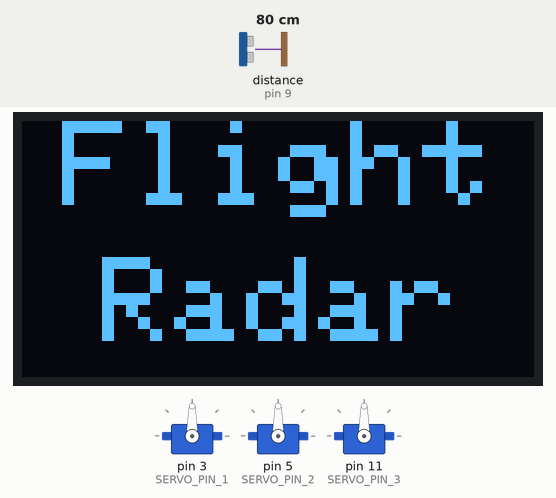
Recording of a sketch running on a simulated Arduino Uno, built with avr-gcc and run on an emulated ATmega328P. On the bench: 3 × servo, 128×64 one-colour display. Wiring (inferred from the names in the program): ultrasonic range finder: trigger pin 8; echo pin 9. The test bench sets the inputs (shaded band); at power-on: distance to the obstacle (sensor on pin 9) 80 cm. The echo pulse lasts 58.3 µs per cm.

Above: at 3.2 s.
At 6.35 s:
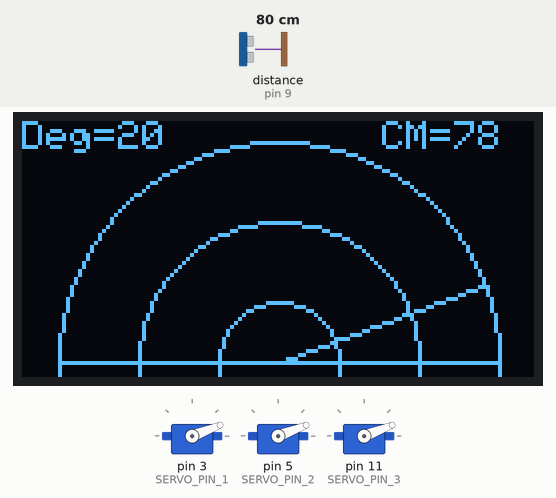
6.4 s: distance to the obstacle (sensor on pin 9) set to 54 cm
At 7.43 s:
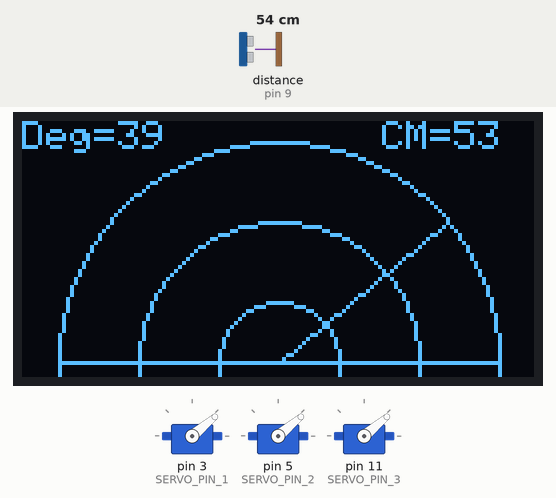
8.0 s: distance to the obstacle (sensor on pin 9) set to 47 cm
At 8.17 s:
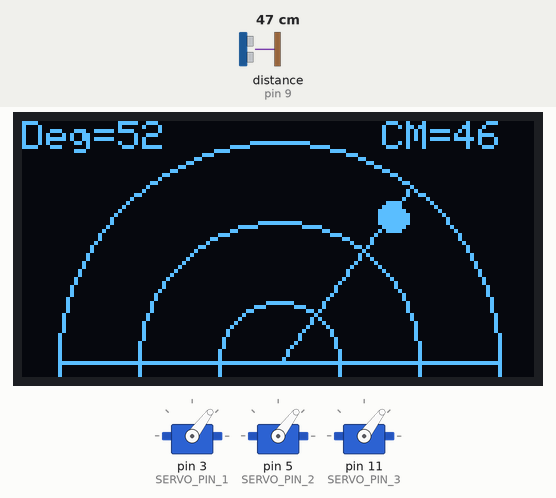
9.7 s: distance to the obstacle (sensor on pin 9) set to 2 cm
At 9.87 s:
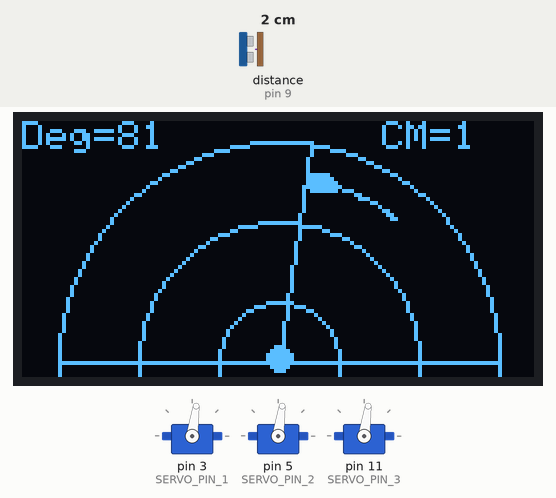
Timing chart, 0 to 22.0 s (numbered marks = the images above; inputs shaded):
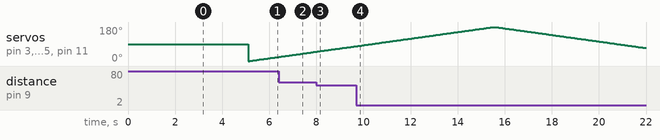

The sketch:

Flight_Radar.ino
```cpp
#include <Servo.h>
#include <Wire.h>
#include <Adafruit_GFX.h>
#include <Adafruit_SSD1306.h>

#define SCREEN_WIDTH 128
#define SCREEN_HEIGHT 64
#define OLED_RESET -1
Adafruit_SSD1306 display(SCREEN_WIDTH, SCREEN_HEIGHT, &Wire, OLED_RESET);

Servo radarServo1;
Servo radarServo2;
Servo radarServo3;

#define TRIG_PIN 8
#define ECHO_PIN 9
#define SERVO_PIN_1 3
#define SERVO_PIN_2 5
#define SERVO_PIN_3 11

#define MAX_POINTS 75

struct RadarPoint {
  int x;
  int y;
  bool active;
};

RadarPoint points[MAX_POINTS];

int distance;
long duration;

const unsigned char respire_logo_bitmapRespire_PCB__logo [] PROGMEM = {
	0x00, 0x00, 0x00, 0x00, 0x00, 0x00, 0x00, 0x00, 0x00, 0x00, 0x18, 0x00, 0x00, 0x00, 0x00, 0x00,
	0x00, 0x00, 0x00, 0x00, 0x00, 0x00, 0x00, 0x00, 0x00, 0x00, 0x18, 0x00, 0x00, 0x00, 0x00, 0x00,
	0x00, 0x00, 0x00, 0x00, 0x00, 0x00, 0x00, 0x00, 0x00, 0x00, 0x18, 0x00, 0x00, 0x00, 0x00, 0x00,
	0x00, 0x00, 0x00, 0x00, 0x00, 0x00, 0x00, 0x00, 0x00, 0x00, 0x00, 0x00, 0x00, 0x00, 0x00, 0x00,
	0x00, 0x00, 0x00, 0x00, 0x00, 0x03, 0x80, 0x00, 0x00, 0x00, 0x00, 0x00, 0x00, 0x00, 0x00, 0x00,
	0xc1, 0xf8, 0x07, 0xf8, 0x00, 0x3f, 0xf0, 0x20, 0x00, 0x00, 0x18, 0x60, 0xfc, 0x0f, 0xf8, 0x00,
	0xc7, 0xc0, 0x1f, 0x3e, 0x00, 0x78, 0x7c, 0x20, 0x8f, 0xe0, 0x18, 0x63, 0xe0, 0x3e, 0x3c, 0x00,
	0xde, 0x00, 0x38, 0x07, 0x00, 0xe0, 0x0e, 0x23, 0x9f, 0xf0, 0x18, 0x67, 0x00, 0x70, 0x07, 0x00,
	0xf8, 0x00, 0x60, 0x01, 0x81, 0xc0, 0x06, 0x27, 0x3f, 0xf8, 0x18, 0x7c, 0x00, 0xe0, 0x03, 0x80,
	0xf0, 0x00, 0xc0, 0x00, 0xc1, 0x80, 0x00, 0x26, 0x7f, 0xfc, 0x18, 0x78, 0x01, 0xc0, 0x01, 0xc0,
	0xe0, 0x01, 0xc0, 0x00, 0x61, 0x80, 0x00, 0x3e, 0x7c, 0x3e, 0x18, 0x70, 0x01, 0x80, 0x00, 0xc0,
	0xe0, 0x01, 0x80, 0x00, 0x61, 0x80, 0x00, 0x3c, 0xf8, 0x1e, 0x18, 0x70, 0x03, 0x00, 0x00, 0x60,
	0xc0, 0x01, 0x00, 0x00, 0x31, 0x80, 0x00, 0x3c, 0xf1, 0x8e, 0x18, 0x60, 0x03, 0x00, 0x00, 0x60,
	0xc0, 0x03, 0x00, 0x00, 0x30, 0xc0, 0x00, 0x3c, 0xe1, 0xcf, 0x18, 0x60, 0x06, 0x00, 0x00, 0x20,
	0xc0, 0x03, 0x00, 0x00, 0x10, 0xe0, 0x00, 0x3c, 0xe1, 0xe7, 0x18, 0x60, 0x06, 0x00, 0x00, 0x30,
	0xc0, 0x03, 0x00, 0x00, 0x38, 0x7c, 0x00, 0x39, 0xe0, 0xe7, 0x18, 0x60, 0x06, 0x00, 0x00, 0x30,
	0xc0, 0x03, 0xff, 0xff, 0xf8, 0x1f, 0x80, 0x39, 0xe0, 0xe7, 0x18, 0x60, 0x07, 0xff, 0xff, 0xf0,
	0xc0, 0x03, 0xff, 0xff, 0xf8, 0x03, 0xf0, 0x39, 0xe0, 0xe7, 0x18, 0x60, 0x07, 0xff, 0xff, 0xf0,
	0xc0, 0x03, 0x00, 0x00, 0x00, 0x00, 0x78, 0x3d, 0xe0, 0xe7, 0x18, 0x60, 0x06, 0x00, 0x00, 0x00,
	0xc0, 0x03, 0x00, 0x00, 0x00, 0x00, 0x1c, 0x3c, 0xe0, 0xe7, 0x18, 0x60, 0x06, 0x00, 0x00, 0x00,
	0xc0, 0x03, 0x00, 0x00, 0x00, 0x00, 0x06, 0x3c, 0xe1, 0xe7, 0x18, 0x60, 0x06, 0x00, 0x00, 0x00,
	0xc0, 0x03, 0x00, 0x00, 0x00, 0x00, 0x06, 0x3e, 0x71, 0xe6, 0x18, 0x60, 0x03, 0x00, 0x00, 0x00,
	0xc0, 0x01, 0x80, 0x00, 0x00, 0x00, 0x03, 0x3e, 0x03, 0xce, 0x18, 0x60, 0x03, 0x00, 0x00, 0x00,
	0xc0, 0x01, 0xc0, 0x00, 0x00, 0x00, 0x03, 0x3f, 0x07, 0xce, 0x18, 0x60, 0x01, 0x80, 0x00, 0x00,
	0xc0, 0x00, 0xc0, 0x00, 0xc0, 0x00, 0x06, 0x2f, 0xff, 0x9c, 0x18, 0x60, 0x01, 0xc0, 0x01, 0x80,
	0xc0, 0x00, 0x60, 0x01, 0xc1, 0x80, 0x0e, 0x27, 0xff, 0x9c, 0x18, 0x60, 0x00, 0xe0, 0x03, 0x80,
	0xc0, 0x00, 0x38, 0x03, 0x81, 0xe0, 0x1c, 0x23, 0xff, 0x38, 0x18, 0x60, 0x00, 0x70, 0x07, 0x00,
	0xc0, 0x00, 0x1e, 0x0f, 0x00, 0x7f, 0xf8, 0x21, 0xfe, 0x60, 0x18, 0x60, 0x00, 0x3c, 0x1e, 0x00,
	0xc0, 0x00, 0x0f, 0xfc, 0x00, 0x3f, 0xf0, 0x20, 0x78, 0x40, 0x18, 0x60, 0x00, 0x0f, 0xf8, 0x00,
	0x00, 0x00, 0x00, 0xe0, 0x00, 0x00, 0x00, 0x20, 0x00, 0x00, 0x00, 0x00, 0x00, 0x01, 0xc0, 0x00,
	0x00, 0x00, 0x00, 0x00, 0x00, 0x00, 0x00, 0x20, 0x00, 0x00, 0x00, 0x00, 0x00, 0x00, 0x00, 0x00,
	0x00, 0x00, 0x00, 0x00, 0x00, 0x00, 0x00, 0x20, 0x00, 0x00, 0x00, 0x00, 0x00, 0x00, 0x00, 0x00,
	0x00, 0x00, 0x00, 0x00, 0x00, 0x00, 0x00, 0x20, 0x00, 0x00, 0x00, 0x00, 0x00, 0x00, 0x00, 0x00,
	0x00, 0x00, 0x00, 0x00, 0x00, 0x00, 0x00, 0x20, 0x00, 0x00, 0x00, 0x00, 0x00, 0x00, 0x00, 0x00,
	0x00, 0x00, 0x00, 0x00, 0x00, 0x00, 0x00, 0x20, 0x00, 0x00, 0x00, 0x00, 0x00, 0x00, 0x00, 0x00,
	0x00, 0x00, 0x00, 0x00, 0x00, 0x00, 0x00, 0x20, 0x00, 0x00, 0x00, 0x00, 0x00, 0x00, 0x00, 0x00,
	0x00, 0x00, 0x00, 0x00, 0x00, 0x00, 0x00, 0x20, 0x00, 0x00, 0x00, 0x00, 0x00, 0x00, 0x00, 0x00,
	0x00, 0x00, 0x00, 0x00, 0x00, 0x00, 0x00, 0x20, 0x00, 0x00, 0x00, 0x00, 0x00, 0x00, 0x00, 0x00,
	0x00, 0x00, 0x00, 0x00, 0x00, 0x00, 0x00, 0x20, 0x00, 0x00, 0x00, 0x00, 0x00, 0x00, 0x00, 0x00
};

void setup() {
  pinMode(TRIG_PIN, OUTPUT);
  pinMode(ECHO_PIN, INPUT);

  radarServo1.attach(SERVO_PIN_1);
  radarServo2.attach(SERVO_PIN_2);
  radarServo3.attach(SERVO_PIN_3);

  display.begin(SSD1306_SWITCHCAPVCC, 0x3C);
  display.clearDisplay();
  display.display();

  for (int i = 0; i < MAX_POINTS; i++) {
    points[i].x = 0;
    points[i].y = 0;
    points[i].active = false;
  }

  display.drawBitmap(2, 10, respire_logo_bitmapRespire_PCB__logo, 124, 39, WHITE);
  display.display();

  delay(3000);
  display.clearDisplay();

  display.setTextSize(3);        // Font size
  display.setTextColor(WHITE);   // Text color

  display.setCursor(10, 0);       // X, Y position
  display.print("Flight");
  display.setCursor(20 , 34);       // X, Y position
  display.print("Radar");
  display.display();

  delay(2000);
  display.clearDisplay();
}

int getDistance() {
  digitalWrite(TRIG_PIN, LOW);
  delayMicroseconds(2);

  digitalWrite(TRIG_PIN, HIGH);
  delayMicroseconds(10);
  digitalWrite(TRIG_PIN, LOW);

  duration = pulseIn(ECHO_PIN, HIGH, 20000);

  if (duration == 0) {
    return 0;
  }

  distance = duration * 0.034 / 2;
  return distance;
}

void addPoint(int x, int y) {
  for (int i = MAX_POINTS - 1; i > 0; i--) {
    points[i] = points[i - 1];
  }

  points[0].x = x;
  points[0].y = y;
  points[0].active = true;
}

void drawStoredPoints() {
  for (int i = 0; i < MAX_POINTS; i++) {
    if (!points[i].active) continue;

    if (i < 3) {
      display.fillCircle(points[i].x, points[i].y, 3, WHITE);
    }
    else if (i < 7) {
      display.fillCircle(points[i].x, points[i].y, 2, WHITE);
    }
    else if (i < 11) {
      display.drawCircle(points[i].x, points[i].y, 1, WHITE);
    }
    else {
      display.drawPixel(points[i].x, points[i].y, WHITE);
    }
  }
}

void drawRadar(int angle, int dist) {
  display.clearDisplay();

  int centerX = 64;
  int centerY = 60;
  int radius = 55;

  // Radar arcs
  display.drawCircle(centerX, centerY, radius, WHITE);
  display.drawCircle(centerX, centerY, radius - 20, WHITE);
  display.drawCircle(centerX, centerY, radius - 40, WHITE);

  // Base line
  display.drawLine(centerX - radius, centerY, centerX + radius, centerY, WHITE);

  // Sweep line
  float rad = angle * 3.14159 / 180.0;
  int x = centerX + radius * cos(rad);
  int y = centerY - radius * sin(rad);
  display.drawLine(centerX, centerY, x, y, WHITE);

  // Store object point
  if (dist > 0 && dist < 51) {
    int objX = centerX + dist * cos(rad);
    int objY = centerY - dist * sin(rad);

    if (objX >= 0 && objX < SCREEN_WIDTH && objY >= 0 && objY < SCREEN_HEIGHT) {
      addPoint(objX, objY);
    }
  }

  // Draw stored fading points
  drawStoredPoints();

  // -------------------------
  // TEXT DISPLAY SECTION
  // -------------------------

  display.setTextSize(1);
  display.setTextColor(WHITE);

  // Top Left: Degree
  display.setCursor(0, 0);
  display.print("Deg=");
  display.print(angle);

  // Top Right: Distance
  display.setCursor(90, 0);  // Adjust if needed
  display.print("CM=");
  display.print(dist);

  display.display();
}

void moveAllServos(int angle) {
  radarServo1.write(angle);
  radarServo2.write(angle);
  radarServo3.write(angle);
}

void loop() {
  for (int angle = 0; angle <= 180; angle++) {
    moveAllServos(angle);
    delay(15);

    int dist = getDistance();
    drawRadar(angle, dist);
  }

  for (int angle = 180; angle >= 0; angle--) {
    moveAllServos(angle);
    delay(15);

    int dist = getDistance();
    drawRadar(angle, dist);
  }
}
```

Measured:
- the behaviour switches between 52 and 51 cm on distance to the obstacle (sensor on pin 9) (found by bisection; images 2 and 3)
- after the input at 8.0 s, the display: first changes after 0.05 s (image 3 shows a later state)
- by itself, servo on pin 3 (SERVO_PIN_1), servo on pin 5 (SERVO_PIN_2), servo on pin 11 (SERVO_PIN_3): rises from 79° to 180° in 5.8 s, then falls to 69° in 6.5 s
- what the display in image 0 shows lasts 2.1 s, from 3.1 s to 5.2 s
